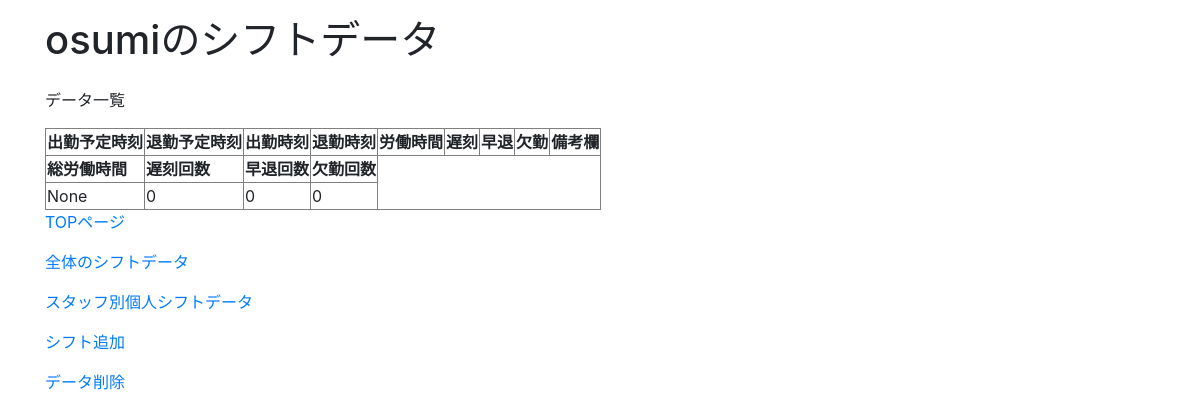
Page /attendance2/mylist (signed in) on the earlier database version.
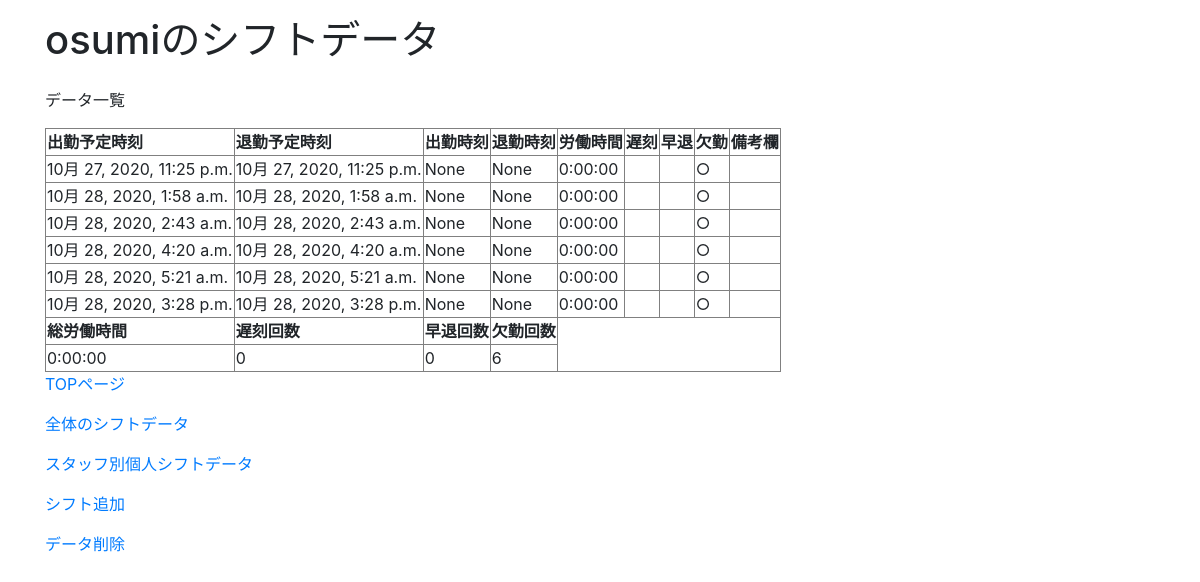
Same page on the later database version.
### attendance2/models.py (models this page shows)
class Attendance(models.Model):
    user = models.ForeignKey(CustomUser, on_delete=models.CASCADE, verbose_name="スタッフ名")
    scheduled_attend_time = models.DateTimeField(blank=True, null=True,verbose_name="出勤予定時刻")
    scheduled_leave_time = models.DateTimeField(blank=True, null=True,verbose_name="退勤予定時刻")
    attend_time = models.DateTimeField(blank=True, null=True, verbose_name="出勤時刻")
    leave_time = models.DateTimeField(blank=True, null=True, verbose_name="退勤時刻")
    work_time=models.DurationField(default=timedelta(), verbose_name="労働時間")
    remarks = models.TextField(blank=True, null=True, verbose_name="備考欄")
    def is_late(self): #遅刻判定フラグ
        if self.attend_time:
            if self.attend_time > self.scheduled_attend_time:
                return '○'
            else:
                return ' '
        else:
            return ' '
    def is_early(self): #早退判定フラグ
        if self.leave_time:
            if self.leave_time < self.scheduled_leave_time:
                return '○'
            else:
                return ' '
        else:
            return ' '
    def is_absence(self): #欠勤判定フラグ
        if self.attend_time== None and (self.scheduled_leave_time < timezone.now()):
            return '○'
        else:
            return ' '

### attendance2/views.py (the view)
# urls.py: path('mylist', views.mylist, name='mylist'),#自分のシフトデータ
def mylist(request):#自分のシフトデータ
    from .models import Attendance
    from django.db.models import Sum
    data = Attendance.objects.filter(user=request.user).order_by("scheduled_attend_time")
    absence_count=Attendance.objects.filter(user=request.user,attend_time=None ,leave_time=None,scheduled_leave_time__lt= datetime.now()).count()
    late_count = Attendance.objects.filter(user=request.user,attend_time__gt = F('scheduled_attend_time')).count()
    early_count = Attendance.objects.filter(user=request.user,leave_time__lt=F('scheduled_leave_time')).count()
    sum = data.aggregate(Sum('work_time'))
    params = {  'message': 'データ一覧', #メッセージ
                'data': data,#自分のシフトデータ
                'sum':sum,#総労働時間
                'user':request.user,#ログインユーザー名
                'absence_count':absence_count,#欠席回数
                'late_count':late_count,#遅刻回数
                'early_count':early_count#早退回数
            }
    return render(request, 'attendance2/mylist.html', params)

### attendance2/templates/attendance2/mylist.html (shortened to what this page needs)
<!doctype html>
<html lang="ja">
  <head>
    <link rel="stylesheet" href="https://stackpath.bootstrapcdn.com/bootstrap/4.5.0/css/bootstrap.min.css">
  </head>
  <body>
  </body>
</html>
<!DOCTYPE html>
<html>
    <div class="container">
        <h1>{{user}}のシフトデータ</h1>
    </div>
    <div class="py-3">
        <div class="container">
            <p>{{ message }}</p>
            <table border="1">
                <tr>
                    <th>出勤予定時刻</th>
                    <th>退勤予定時刻</th>
                    <th>出勤時刻</th>
                    <th>退勤時刻</th>
                    <th>労働時間</th>
                    <th>遅刻</th>
                    <th>早退</th>
                    <th>欠勤</th>
                    <th>備考欄</th>
                </tr>
                {% for member in data %}
                <tr>
                    <td>{{ member.scheduled_attend_time}}</td>
                    <td>{{ member.scheduled_leave_time}}</td>
                    <td>{{ member.attend_time }}</td>
                    <td>{{ member.leave_time}}</td>
                    <td>{{member.work_time}}</td>
                    <td>{{ member.is_late}}</td>
                    <td>{{ member.is_early}}</td>
                    <td>{{ member.is_absence}}</td>
                    <td>{{ member.remarks }}</td>
                </tr>
                {% endfor %}
                    <tr>
                        <th>総労働時間</th>
                        <th>遅刻回数</th>
                        <th>早退回数</th>
                        <th>欠勤回数</th>
                    </tr>
                    <tr>
                        <td>{{sum.work_time__sum}}</td>
                        <td>{{late_count}}</td>
                        <td>{{early_count}}</td>
                        <td>{{absence_count}}</td>
                    </tr>
            </table>
            <p/>
                </a><a href='../attendance2'>TOPページ</a><p />
                </a><a href='../attendance2/list'>全体のシフトデータ</a><p />
            {% if request.user.authority == '管理者' %}
                </a><a href='../attendance2/user_search'>スタッフ別個人シフトデータ</a><p />
                </a><a href='../attendance2/shift_addition_menu'>シフト追加</a><p />
                </a><a href='../attendance2/delete_menu'>データ削除</a><p />
            {% endif %}
</html>

Differences in the rows shown:
added Attendance: scheduled_attend_time "10月 27, 2020, 11:25 p.m.", scheduled_leave_time "10月 27, 2020, 11:25 p.m.", attend_time "None", leave_time "None", work_time "0:00:00", is_absence "○"
added Attendance: scheduled_attend_time "10月 28, 2020, 1:58 a.m.", scheduled_leave_time "10月 28, 2020, 1:58 a.m.", attend_time "None", leave_time "None", work_time "0:00:00", is_absence "○"
added Attendance: scheduled_attend_time "10月 28, 2020, 2:43 a.m.", scheduled_leave_time "10月 28, 2020, 2:43 a.m.", attend_time "None", leave_time "None", work_time "0:00:00", is_absence "○"
added Attendance: scheduled_attend_time "10月 28, 2020, 4:20 a.m.", scheduled_leave_time "10月 28, 2020, 4:20 a.m.", attend_time "None", leave_time "None", work_time "0:00:00", is_absence "○"
added Attendance: scheduled_attend_time "10月 28, 2020, 5:21 a.m.", scheduled_leave_time "10月 28, 2020, 5:21 a.m.", attend_time "None", leave_time "None", work_time "0:00:00", is_absence "○"
added Attendance: scheduled_attend_time "10月 28, 2020, 3:28 p.m.", scheduled_leave_time "10月 28, 2020, 3:28 p.m.", attend_time "None", leave_time "None", work_time "0:00:00", is_absence "○"
Other differences:
{{ sum.work_time__sum }}: "None" → "0:00:00"
{{ absence_count }}: "0" → "6"
